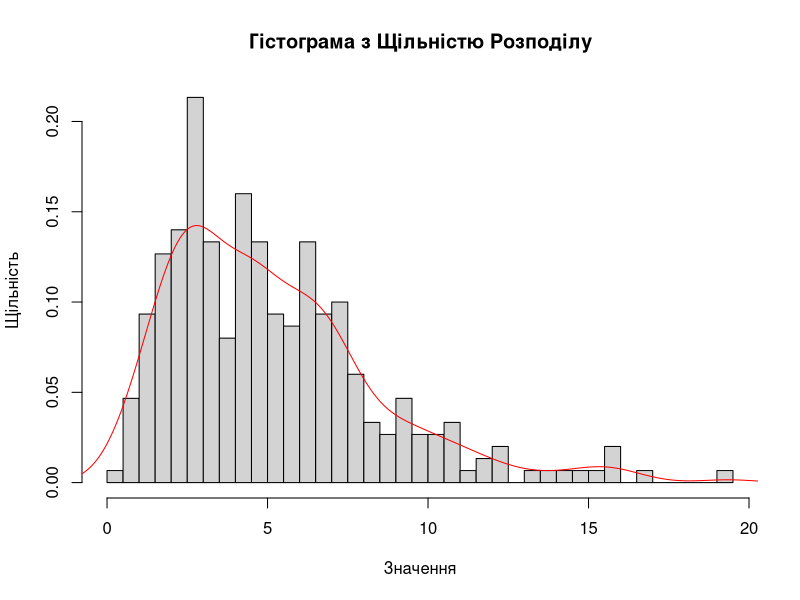
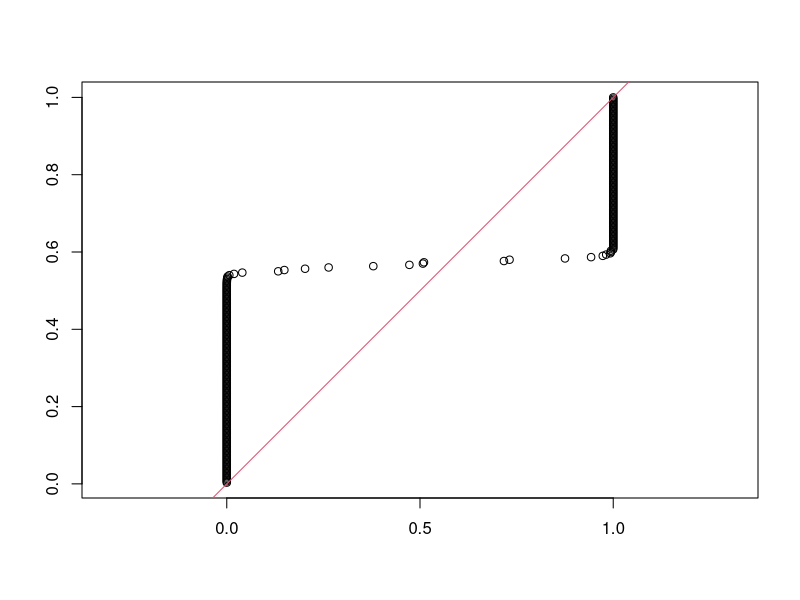
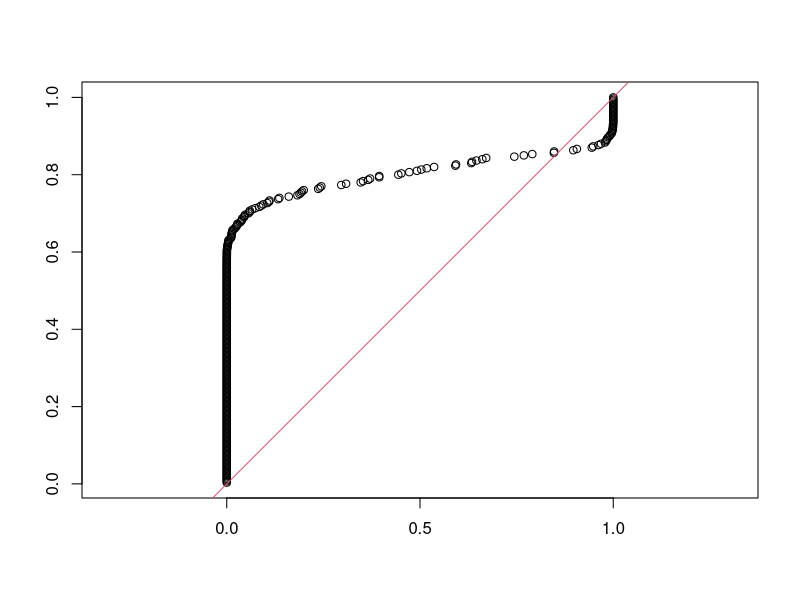
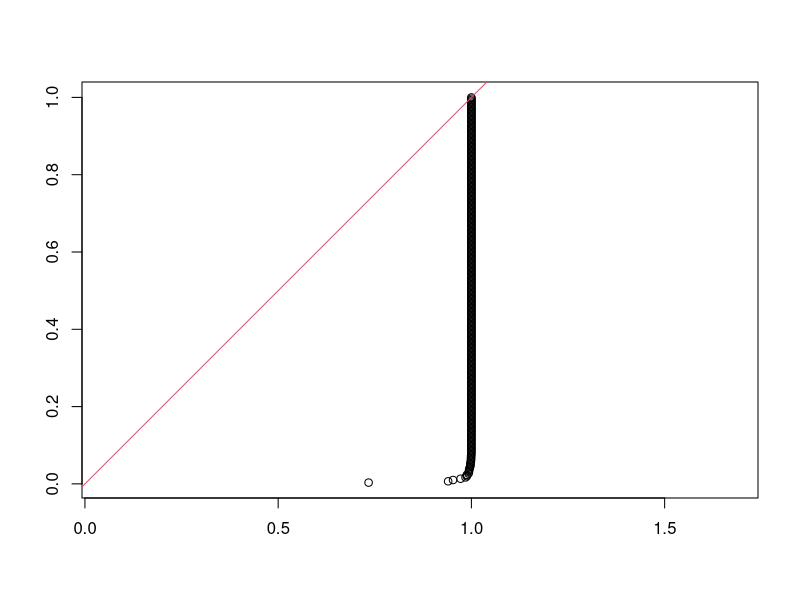
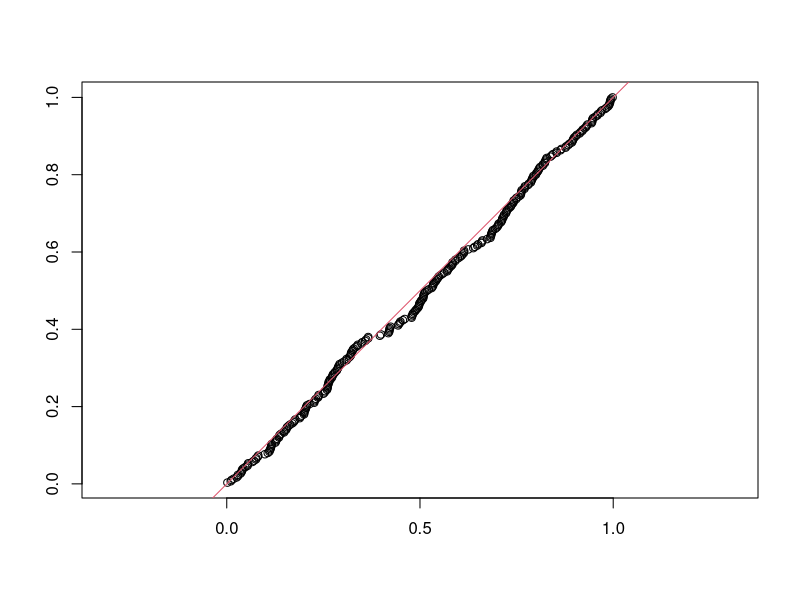
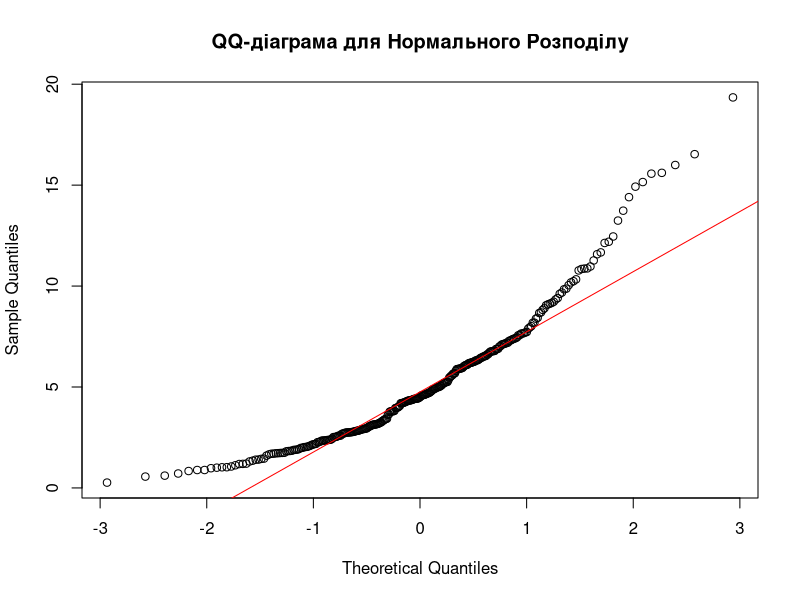
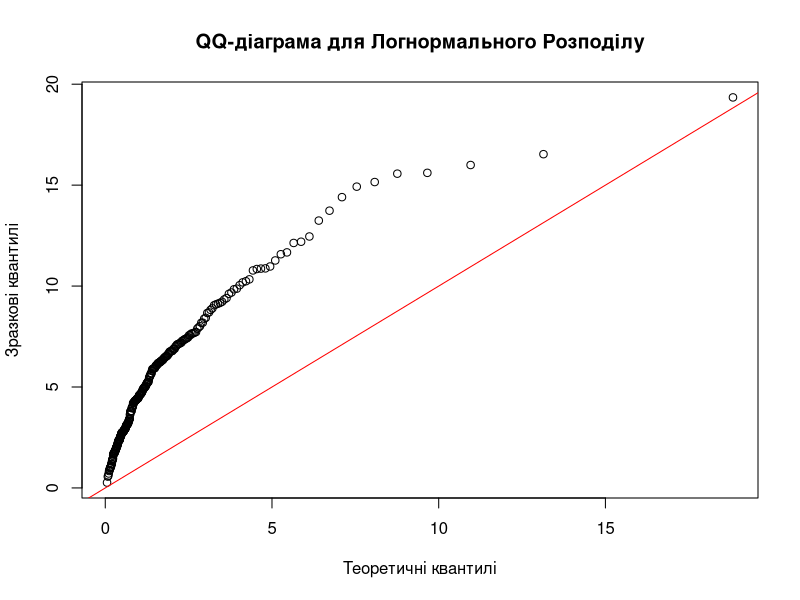
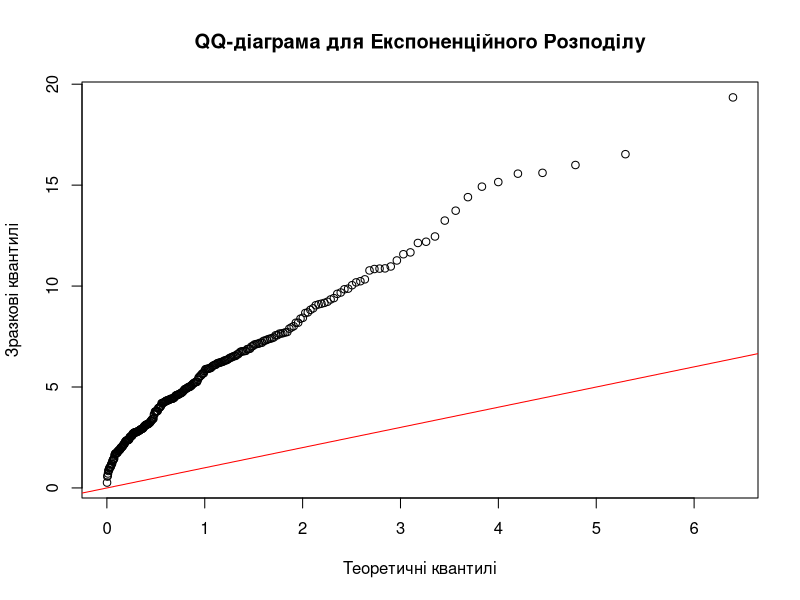

Generate these figures, in order, with R:
data <- read.table("lesson2/distr8.txt", header = TRUE)

X <- sort(data$X)

hist(X, breaks = 50, freq = FALSE, main = "Гістограма з Щільністю Розподілу", xlab = "Значення", ylab = "Щільність")
lines(density(X), col='red')

plot(pnorm(X, mean = 5, sd = 0.1), (1:length(X))/length(X), asp=1, ylab="", xlab="")
abline(0,1,col=2)

plot(plnorm(X, meanlog = 2, sdlog = 0.1), (1:length(X))/length(X), asp=1, ylab="", xlab="")
abline(0,1,col=2)

plot(pexp(X, rate=5), (1:length(X))/length(X), asp=1, ylab="", xlab="")
abline(0,1,col=2)

plot(pchisq(X, df = 5), (1:length(X))/length(X), asp=1, ylab="", xlab="")
abline(0,1,col=2)

qqnorm(X, main = "QQ-діаграма для Нормального Розподілу")
qqline(X, col = "red")

qqplot(qlnorm(ppoints(X)), X, main = "QQ-діаграма для Логнормального Розподілу", xlab = "Теоретичні квантилі", ylab = "Зразкові квантилі")
abline(a = 0, b = 1, col = "red")

qqplot(qexp(ppoints(X)), X, main = "QQ-діаграма для Експоненційного Розподілу", xlab = "Теоретичні квантилі", ylab = "Зразкові квантилі")
abline(a = 0, b = 1, col = "red")

qqplot(qchisq(ppoints(X), df = 5), X, main = "QQ-діаграма для χ² Розподілу", xlab = "Теоретичні квантилі", ylab = "Зразкові квантилі")
abline(a = 0, b = 1, col = "red")

QQplot <- function(x, df, K=1000, alpha=0.05) {
  n <- length(x)
  chiSquareQ <- qchisq(ppoints(n), df = df)
  sx <- sort(x)
  
  # Генерація даних для довірчих інтервалів
  W <- matrix(rchisq(K*n, df = df), nrow = n, ncol = K)
  W <- apply(W, 2, sort)
  tops <- apply(W, 1, quantile, probs = 1 - alpha/2)
  bots <- apply(W, 1, quantile, probs = alpha/2)
  
  # Побудова діаграми
  plot(c(chiSquareQ, chiSquareQ, chiSquareQ), c(tops, bots, sx), type = "n", xlab = "Теоретичні квантилі", ylab = "Емпіричні квантилі")
  points(chiSquareQ, sx, col = 2) # дані
  segments(chiSquareQ, bots, chiSquareQ, tops, col = 4) # довірчі інтервали
  abline(0, 1, col = 1) # допоміжна лінія
}

QQplot(X, 5)
